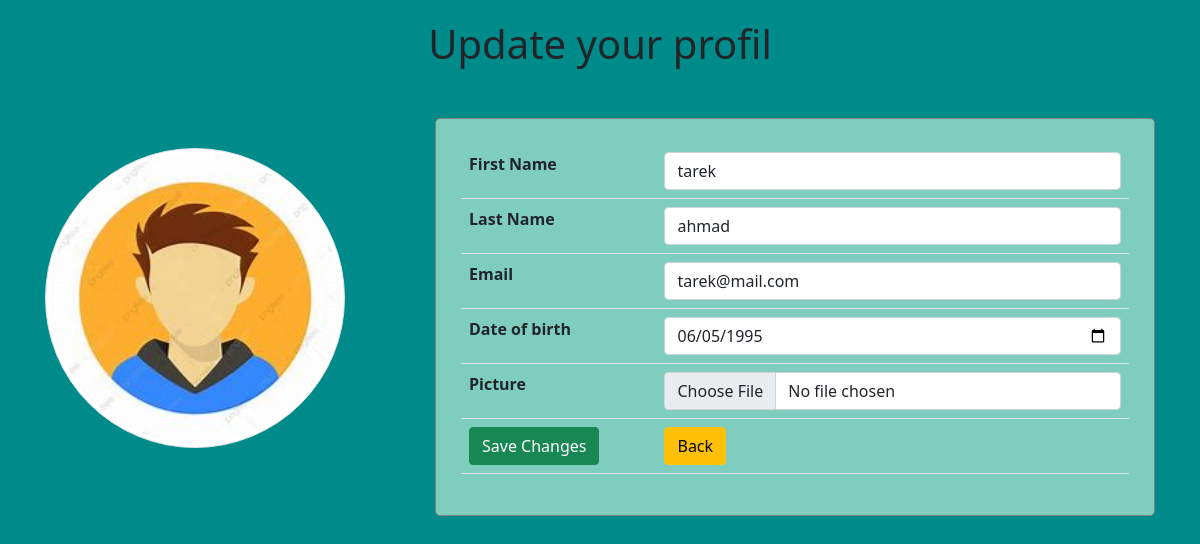
The app's page /update.php?id=12 (signed in) with its own data.
### tables this page shows
CREATE TABLE `user` (
  `id` int(11) NOT NULL,
  `first_name` varchar(50) NOT NULL,
  `last_name` varchar(50) NOT NULL,
  `password` varchar(255) NOT NULL,
  `date_of_birth` date NOT NULL,
  `email` varchar(100) NOT NULL,
  `userpic` varchar(255) DEFAULT NULL,
  `status` varchar(12) NOT NULL DEFAULT 'user'
);

### update.php (the view, shortened to what this page needs)
<?php
require_once 'components/db_connect.php';
$backBtn = '';
if(isset($_SESSION["adm"])){
   $backBtn = "products/index_adm.php";
}
if (isset($_GET[ 'id'])) {
   $id = $_GET['id'];
   $sql = "SELECT * FROM user WHERE id = {$id}";
   $result = mysqli_query($connect , $sql);
   if (mysqli_num_rows($result) == 1) {
       $data = mysqli_fetch_assoc($result);
       $first_name = $data['first_name'];
       $last_name = $data['last_name'];
       $email = $data['email'];
       $date_birth = $data['date_of_birth'];
   }
}
?>
<!DOCTYPE html>
<html lang="en" >
<head>
    <?php require_once 'components/boots.php'?>
</head>
<body>
<div class ="container">
    <h1>Update your profil</h1>
    <div class="fotoform">
        <img class='img-thumbnail rounded-circle'  src='pictuers/<?php echo $data['userpic'] ?>' alt="<?php echo $first_name ?>">
        <form  method="post" enctype="multipart/form-data">
            <table  class="table">
                <tr>
                    <th>First Name</th >
                    <td><input class="form-control"  type="text"  name ="first_name" placeholder = "First Name"  value="<?php echo $first_name ?>"/>
                </tr>
                <tr>
                    <th>Last Name</th>
                    <td ><input class= "form-control" type= "text"  name="last_name"  placeholder="Last Name" value ="<?php echo $last_name ?>"/>
                </tr>
                <tr>
                    <th>Email</th>
                    <td><input class ="form-control" type ="email" name ="email" placeholder = "Email" value = "<?php echo $email ?>"/>
                </tr>
                <tr>
                    <th>Date of birth</th>
                        <td ><input class= "form-control" type ="date"  name="date_of_birth"  placeholder= "Date of birth"   value = "<?php echo $date_birth ?>"/>
                </tr>
                <tr>
                    <th>Picture</th>
                    <td><input  class= "form-control"  type ="file"   name = "userpic" /></td>
                </tr >
                <tr>
                    <td><button  name = "submit"  class = "btn btn-success"   type = "submit" > Save Changes </button>
                    <td><a href = "<?php echo $backBtn?>" ><button class = "btn btn-warning"   type = "button"> Back </button></a>
                </tr>
            </table>
        </form>
    </div>
</div>
</body>
</html>

### records on screen
user: userpic (placeholder picture), first_name "tarek", last_name "ahmad", email "tarek@mail.com", date_of_birth "06/05/1995"
